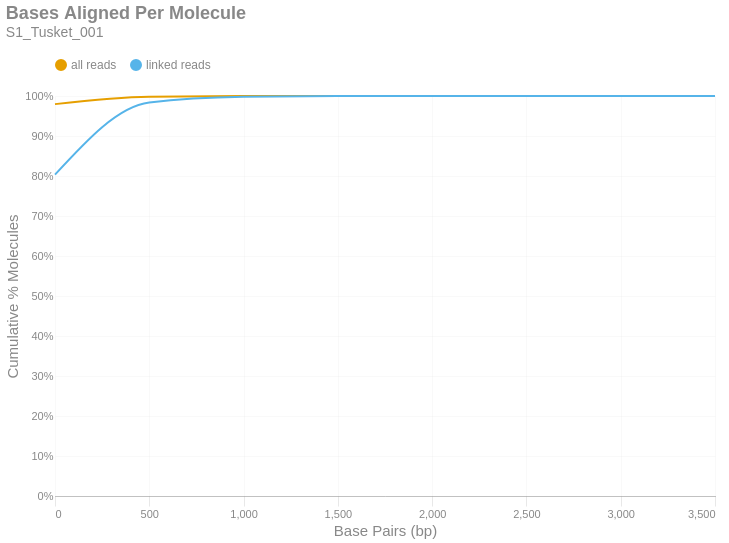

Notebook source saved alongside this figure:
### Markdown cell above
### Bases Aligned Per Molecule
This is a cumulative frequency distribution showing the number of base pairs aligned per unique molecule. These data are shown in 500 bp bins. There are two distributions: one with `all reads` (yellow) and another with only `linked reads` (blue). The percent of molecules in the `linked reads` distribution is relative to the total number of linked molecules.

### Code cell
if SKIPLR:
    print_html(f"Skipped")
else:
    binned_df = consolidated_hist(valids['aligned_bp'], mask, 500, True)
    with SafeRender(binned_df):
        (
            density_plot(binned_df, 'Bases Aligned Per Molecule', samplename, 'basesper')
            .encode(
                x=alt.X('bin:Q', title="Base Pairs (bp)").axis(tickMinStep=500).scale(padding=0),
                y=alt.Y('value:Q', title='Cumulative % Molecules')
                    .axis(format='%')
                    .scale(domain = [0,1])
                    .stack(False),
                color=alt.Color("key:N").scale(domain = ["all reads", "linked reads"]),
                tooltip = [
                    alt.Tooltip("key:N", title = "Data Type"),
                    alt.Tooltip("range_label:N", title="Bases Aligned Per Molecule"),
                    alt.Tooltip("value:Q", format = ".2%", title="% Molecules (Cum.)")
                ]
            )
        ).display()

### Figure 1 — Vega-Lite specification as saved in the notebook (floating-point values rounded to 4 significant figures)
{"width": "container", "height": 400, "config": {"title": {"anchor": "start", "dy": -15, "fontSize": 18, "color": "#888888", "subtitleColor": "#888888", "subtitleFontSize": 14}, "arc": {"fill": "#0072B2"}, "axis": {"domainColor": "#888888", "domainWidth": 0.5, "gridWidth": 0.2, "grid": false, "titleFontWeight": 400, "titleFontSize": 15, "labelFontSize": 11, "labelColor": "#888888", "tickColor": "#888888", "tickWidth": 0.2, "titleColor": "#888888"}, "axisBand": {"grid": false}, "axisX": {"grid": true, "tickSize": 10, "domainCap": "round"}, "axisY": {"domain": false, "grid": true, "tickSize": 0, "domainCap": "round"}, "background": "transparent", "header": {"labelFontSize": 15, "labelColor": "#888888", "titleFontSize": 15, "titleFontWeight": 600, "titleColor": "#888888"}, "legend": {"labelFont": "sans-serif", "labelFontSize": 12, "labelColor": "#888888", "symbolSize": 100, "symbolType": "circle", "titleFontSize": 12, "titlePadding": 10, "titleColor": "#888888", "title": null, "orient": "top"}, "range": {"category": ["#E69F00", "#56B4E9", "#009E73", "#F0E442", "#0072B2", "#D55E00", "#CC79A7", "#000000"], "diverging": ["#cfe8f3", "#a2d4ec", "#73bfe2", "#46abdb", "#1696d2", "#12719e"]}, "area": {"fill": "#0072B2", "fillOpacity": 0.7, "line": true, "strokeOpacity": 0.7}, "line": {"color": "#0072B2", "stroke": "#0072B2", "strokeWidth": 2}, "trail": {"color": "#0072B2", "stroke": "#0072B2", "strokeWidth": 0, "size": 1}, "point": {"filled": true, "fillOpacity": 1.0, "size": 95}, "text": {"color": "#888888", "fontSize": 11, "align": "right", "fontWeight": 400, "size": 11}, "bar": {"fill": "#0072B2", "stroke": null}, "view": {"stroke": null, "continuousWidth": 660, "continuousHeight": 400}}, "data": {"name": "data-7f964a47ca276fceebd4d4f01c11db0b"}, "mark": {"type": "line", "interpolate": "monotone", "point": {"opacity": 0, "size": 275}}, "encoding": {"color": {"field": "key", "scale": {"domain": ["all reads", "linked reads"]}, "type": "nominal"}, "tooltip": [{"field": "key", "title": "Data Type", "type": "nominal"}, {"field": "range_label", "title": "Bases Aligned Per Molecule", "type": "nominal"}, {"field": "value", "format": ".2%", "title": "% Molecules (Cum.)", "type": "quantitative"}], "x": {"axis": {"tickMinStep": 500}, "field": "bin", "scale": {"padding": 0}, "title": "Base Pairs (bp)", "type": "quantitative"}, "y": {"axis": {"format": "%"}, "field": "value", "scale": {"domain": [0, 1]}, "stack": false, "title": "Cumulative % Molecules", "type": "quantitative"}}, "params": [{"name": "param_c36ac31b6afebe62", "select": {"type": "point", "fields": ["key"]}, "bind": "legend"}], "title": {"text": "Bases Aligned Per Molecule", "subtitle": "S1_Tusket_001"}, "transform": [{"fold": ["all reads (cumsum)", "linked reads (cumsum)"]}, {"calculate": "replace(datum.key, ' (cumsum)', '')", "as": "key"}, {"filter": {"param": "param_c36ac31b6afebe62"}}], "usermeta": {"embedOptions": {"downloadFileName": "S1_Tusket_001.basesper"}}, "$schema": "https://vega.github.io/schema/vega-lite/v6.1.0.json", "datasets": {"data-7f964a47ca276fceebd4d4f01c11db0b": [{"bin": "0.0", "interval": "0.0-500.0", "all reads": 0.9797, "linked reads": 0.8035, "all reads (cumsum)": 0.9797, "linked reads (cumsum)": 0.8035, "range_label": "0-499"}, {"bin": "500.0", "interval": "500.0-1000.0", "all reads": 0.01867, "linked reads": 0.1803, "all reads (cumsum)": 0.9983, "linked reads (cumsum)": 0.9837, "range_label": "500-999"}, {"bin": "1000.0", "interval": "1000.0-1500.0", "all reads": 0.001459, "linked reads": 0.01427, "all reads (cumsum)": 0.9998, "linked reads (cumsum)": 0.998, "range_label": "1000-1499"}, {"bin": "1500.0", "interval": "1500.0-2000.0", "all reads": 0.00017, "linked reads": 0.001694, "all reads (cumsum)": 1.0, "linked reads (cumsum)": 0.9997, "range_label": "1500-1999"}, {"bin": "2000.0", "interval": "2000.0-2500.0", "all reads": 2.451e-05, "linked reads": 0.0002438, "all reads (cumsum)": 1.0, "linked reads (cumsum)": 0.9999, "range_label": "2000-2499"}, {"bin": "2500.0", "interval": "2500.0-3000.0", "all reads": 4.232e-06, "linked reads": 4.239e-05, "all reads (cumsum)": 1.0, "linked reads (cumsum)": 1.0, "range_label": "2500-2999"}, {"bin": "3000.0", "interval": "3000.0-3500.0", "all reads": 7.053e-07, "linked reads": 7.066e-06, "all reads (cumsum)": 1.0, "linked reads (cumsum)": 1.0, "range_label": "3000-3499"}, {"bin": "3500.0", "interval": "3500.0-4000.0", "all reads": 1.763e-07, "linked reads": 1.766e-06, "all reads (cumsum)": 1.0, "linked reads (cumsum)": 1.0, "range_label": "3500-3999"}]}}
